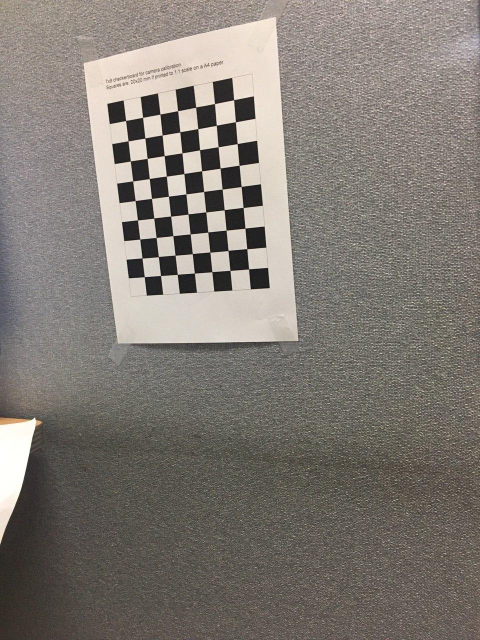
#> input picture samples/photo/photo_2020-02-17_18-27-23.jpg, 960 x 1280 px (shown at 1/2 size); its folder holds only this picture in this run
$ python main.py
#> lines starting #> are read from the running program, lines starting #| are printed output that depends on the picture; after the words box and inside, x2 and y2 are one past the last pixel; in counts of white or black regions, pixels touching at a corner belong together; long printed decimals are rounded
import numpy as np
import cv2
import os
import time

# termination criteria
criteria = (cv2.TERM_CRITERIA_EPS + cv2.TERM_CRITERIA_MAX_ITER, 30, 0.001)

# prepare object points, like (0,0,0), (1,0,0), (2,0,0) ....,(6,5,0)
objp = np.zeros((9 * 7, 3), np.float32)
objp[:, :2] = np.mgrid[0:9, 0:7].T.reshape(-1, 2)

# Arrays to store object points and image points from all the images.
objpoints = []  # 3d point in real world space
imgpoints = []  # 2d points in image plane.

# squear

DIR_INPUT = 'samples/photo'

# input image in order calibration
PATH = os.path.join(os.getcwd(), DIR_INPUT)

images = os.listdir(PATH)
img = cv2.imread(os.path.join(PATH, images[0]))
#> img is the input picture: shape (1280, 960, 3); mean B, G, R 116, 122.2, 128.3
# get shape of image
W, H, _ = img.shape
#> W = 1280; H = 960
# W, H = 320 * 2, 240 * 2
for fname in images:
    img = cv2.imread(os.path.join(PATH, fname))
    img = cv2.resize(img, (H // 2, W // 2))
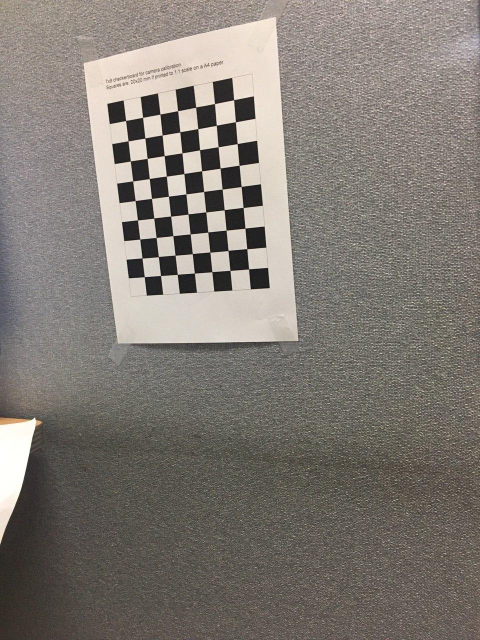
#> img: shape (640, 480, 3); mean B, G, R 116.1, 122.3, 128.4
    gray = cv2.cvtColor(img, cv2.COLOR_BGR2GRAY)

    # Find the chess board corners
    ret, corners = cv2.findChessboardCorners(gray, (9, 7), None)
#> ret = True; corners = 63 rows, first 8: [233.6, 99.67], [235.5, 121.7], [237.2, 143.6], [239.1, 165.4], [241.2, 186.5], [243.1, 207.5], [244.8, 228.2], [246.8, 248.6]
    # If found, add object points, image points (after refining them)
    if ret == True:
        objpoints.append(objp)

        corners2 = cv2.cornerSubPix(gray, corners, (11, 11), (-1, -1), criteria)
#> corners2 = 63 rows, first 8: [233.6, 99.7], [235.4, 121.7], [237.2, 143.6], [239.1, 165.3], [241.2, 186.5], [243.1, 207.5], [244.9, 228.2], [246.8, 248.7]
        imgpoints.append(corners2)

        # Draw and display the corners
        img = cv2.drawChessboardCorners(img, (9, 7), corners2, ret)
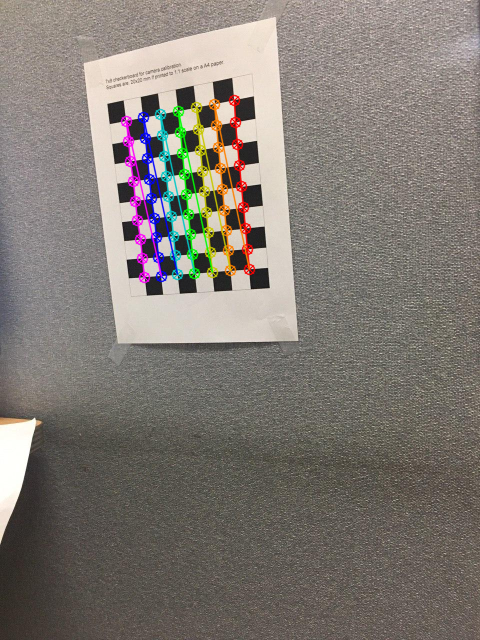
#> img: shape (640, 480, 3); 3.5% of pixels changed, all inside (x1, y1, x2, y2) = (120, 94, 256, 284)
        cv2.imshow('img', img)
        cv2.waitKey(0)
        # time.sleep(3)

cv2.destroyAllWindows()
print(img.shape)
#| (640, 480, 3)

# Calibration
ret, mtx, dist, rvecs, tvecs = cv2.calibrateCamera(objpoints, imgpoints, gray.shape[::-1], None, None)
#> ret = 0.106; mtx = [[396.6, 0, 300.1], [0, 394.9, 291.5], [0, 0, 1]]; dist = [[0.00836, -0.0824, -0.0169, 0.0146, 0.172]]; rvecs = ([0.242, 0.106, 1.49],); tvecs = ([-3.23, -9.07, 19.04],)
print(dist)
#| [[ 0.00836 -0.08244 -0.01689  0.01464  0.172]]
print(mtx)
#| [[396.551   0.         300.090]
#|  [  0.         394.904 291.474]
#|  [  0.           0.           1.        ]]

#  320 * 2, 240 * 2

# dist = [[-0.02357899  0.32398194 -0.01049933  0.00349942 -0.2899601 ]]
# mtx =[[551.35925517   0.         248.33988363]
#  [  0.         551.84937767 309.15983624]
#  [  0.           0.           1.        ]]


# 0.35788135489015593

$ run again, on samples/photo/photo_2020-02-17_18-27-48.jpg
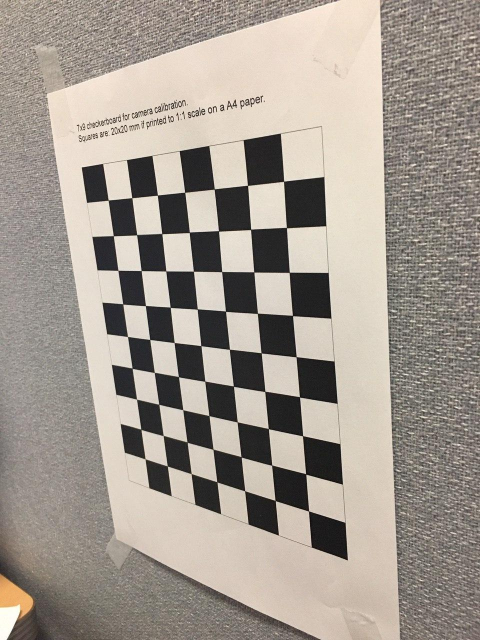
#> input picture samples/photo/photo_2020-02-17_18-27-48.jpg, 960 x 1280 px (shown at 1/2 size)
#> img is the input picture: shape (1280, 960, 3); mean B, G, R 144.3, 153.5, 162.1
#> `img = cv2.resize(img, (H // 2, W // 2))`:
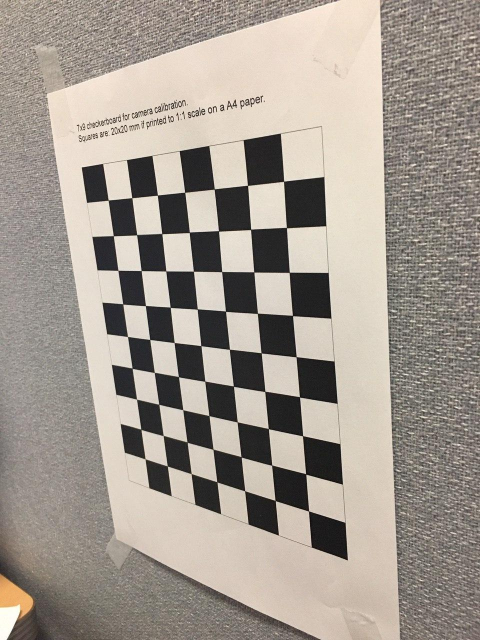
#> img: shape (640, 480, 3); mean B, G, R 144.4, 153.7, 162.2
#> `ret, corners = cv2.findChessboardCorners(gray, (9, 7), None)`: ret = True; corners = 63 rows, first 8: [283.8, 181.2], [286.5, 227.7], [289.4, 272.3], [292.5, 315.5], [296.3, 356.6], [299.5, 396.9], [302.6, 435.6], [305.6, 474]
#> corners2 = 63 rows, first 8: [283.6, 181.3], [286.4, 227.6], [289.2, 272.4], [292.5, 315.5], [296.1, 356.7], [299.5, 396.9], [302.6, 435.7], [305.7, 473.9]
#> `img = cv2.drawChessboardCorners(img, (9, 7), corners2, ret)`:
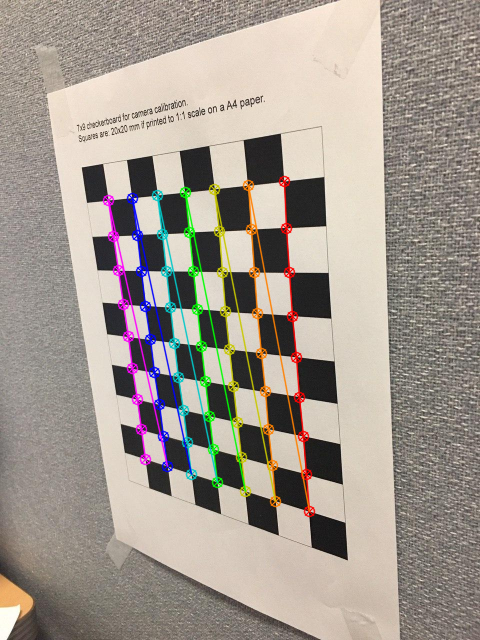
#> img: shape (640, 480, 3); 5.2% of pixels changed, all inside (x1, y1, x2, y2) = (102, 175, 316, 518)
#| (640, 480, 3)
#> `ret, mtx, dist, rvecs, tvecs = cv2.calibrateCamera(objpoints, imgpoint..`: ret = 0.284; mtx = [[633.4, 0, 268.5], [0, 596.4, 332.6], [0, 0, 1]]; dist = [[-0.0211, 0.127, -0.0105, 0.0241, 3.98]]; rvecs = ([0.719, 0.357, 1.49],); tvecs = ([0.291, -3.32, 13.21],)
#| [[-0.02111  0.1267 -0.01049  0.0241   3.980]]
#| [[633.421   0.         268.549]
#|  [  0.         596.434 332.600]
#|  [  0.           0.           1.        ]]

$ run again, on samples/photo/photo_2020-02-17_18-27-52.jpg
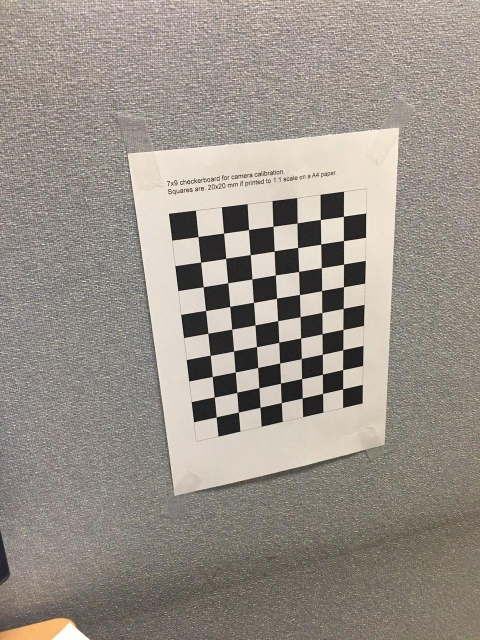
#> input picture samples/photo/photo_2020-02-17_18-27-52.jpg, 960 x 1280 px (shown at 1/2 size)
#> img is the input picture: shape (1280, 960, 3); mean B, G, R 136.5, 144.7, 152.2
#> `img = cv2.resize(img, (H // 2, W // 2))`:
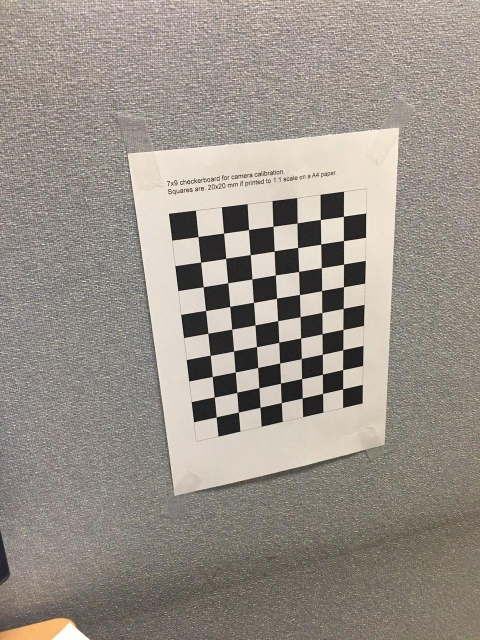
#> img: shape (640, 480, 3); mean B, G, R 136.7, 144.8, 152.3
#> `ret, corners = cv2.findChessboardCorners(gray, (9, 7), None)`: ret = True; corners = 63 rows, first 8: [343.4, 216.3], [343.5, 240.5], [343.5, 264.1], [343.5, 286.6], [343.3, 308.4], [342.9, 329.5], [342.6, 349.7], [342.6, 369.6]
#> corners2 = 63 rows, first 8: [343.4, 216.3], [343.5, 240.6], [343.5, 264.1], [343.5, 286.7], [343.2, 308.4], [342.9, 329.4], [342.7, 349.7], [342.6, 369.6]
#> `img = cv2.drawChessboardCorners(img, (9, 7), corners2, ret)`:
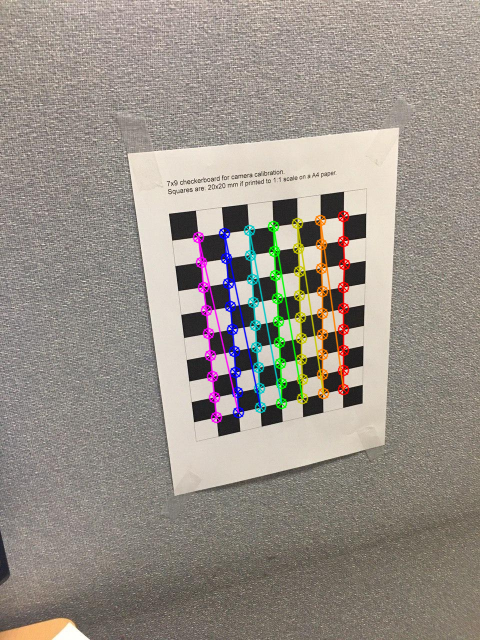
#> img: shape (640, 480, 3); 3.72% of pixels changed, all inside (x1, y1, x2, y2) = (192, 210, 351, 424)
#| (640, 480, 3)
#> `ret, mtx, dist, rvecs, tvecs = cv2.calibrateCamera(objpoints, imgpoint..`: ret = 0.136; mtx = [[410.3, 0, 125], [0, 367.4, 355], [0, 0, 1]]; dist = [[-0.0576, 0.051, -0.0168, 0.00296, -0.000415]]; rvecs = ([0.0424, -0.327, 1.39],); tvecs = ([8.45, -5.89, 15.91],)
#| [[-0.0576  0.05096   -0.01679  0.002958 -0.0004145]]
#| [[410.269   0.         125.004]
#|  [  0.         367.386 355.004]
#|  [  0.           0.           1.        ]]

$ run again, on samples/photo/photo_2020-02-17_18-27-55.jpg
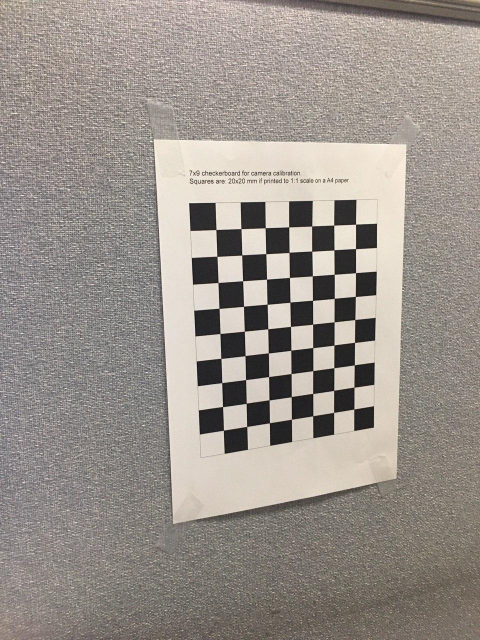
#> input picture samples/photo/photo_2020-02-17_18-27-55.jpg, 960 x 1280 px (shown at 1/2 size)
#> img is the input picture: shape (1280, 960, 3); mean B, G, R 140.1, 146.6, 153.9
#> `img = cv2.resize(img, (H // 2, W // 2))`:
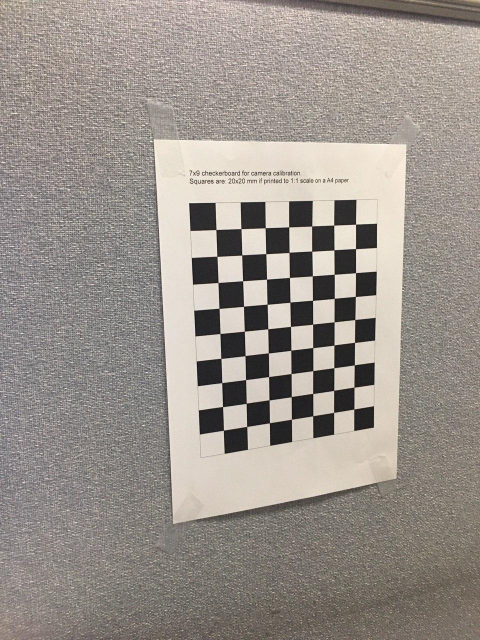
#> img: shape (640, 480, 3); mean B, G, R 140.3, 146.7, 154.1
#> `ret, corners = cv2.findChessboardCorners(gray, (9, 7), None)`: ret = True; corners = 63 rows, first 8: [355.5, 224.2], [355.5, 248.6], [355.5, 272.6], [355.4, 296.5], [354.7, 319.5], [354.5, 342.4], [354.3, 364.9], [354, 387.3]
#> corners2 = 63 rows, first 8: [355.5, 224.2], [355.5, 248.6], [355.5, 272.7], [355.4, 296.4], [354.7, 319.5], [354.5, 342.4], [354.3, 364.8], [353.9, 387.2]
#> `img = cv2.drawChessboardCorners(img, (9, 7), corners2, ret)`:
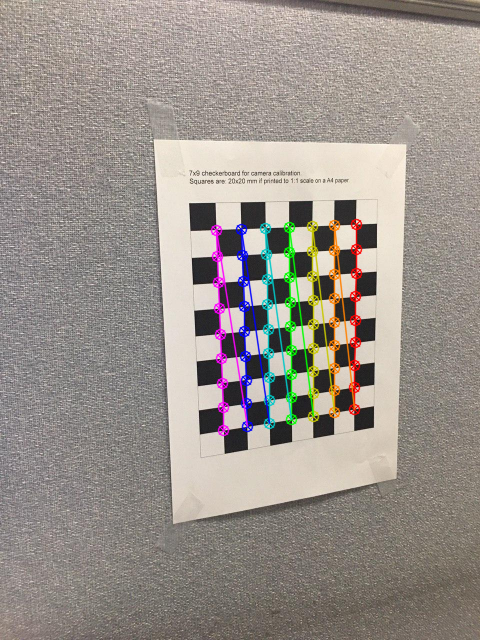
#> img: shape (640, 480, 3); 3.9% of pixels changed, all inside (x1, y1, x2, y2) = (210, 218, 363, 437)
#| (640, 480, 3)
#> `ret, mtx, dist, rvecs, tvecs = cv2.calibrateCamera(objpoints, imgpoint..`: ret = 0.156; mtx = [[586.3, 0, 260.7], [0, 596.6, 310.1], [0, 0, 1]]; dist = [[0.119, -4.99, -0.0078, -0.0198, 59.07]]; rvecs = ([-0.108, -0.396, 1.5],); tvecs = ([3.97, -3.51, 24.37],)
#| [[ 1.18982726e-01 -4.98860655e+00 -7.79572500e-03 -1.98308149e-02
#|    5.90667234e+01]]
#| [[586.268   0.         260.697]
#|  [  0.         596.599 310.057]
#|  [  0.           0.           1.        ]]

$ run again, on samples/photo/photo_2020-02-17_18-27-36.jpg
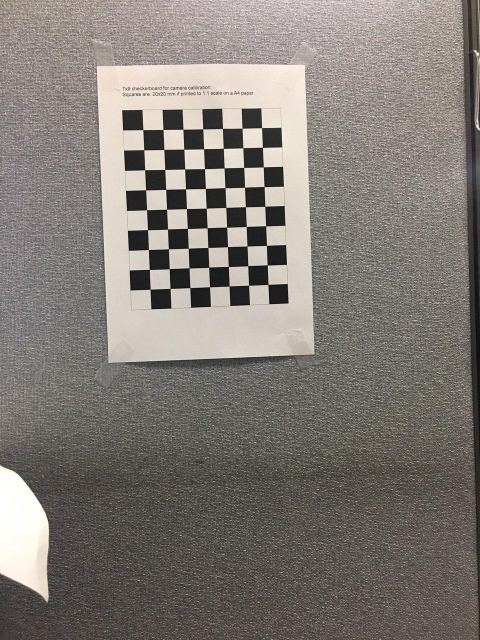
#> input picture samples/photo/photo_2020-02-17_18-27-36.jpg, 960 x 1280 px (shown at 1/2 size)
#> img is the input picture: shape (1280, 960, 3); mean B, G, R 117.8, 123.3, 129.2
#> `img = cv2.resize(img, (H // 2, W // 2))`:
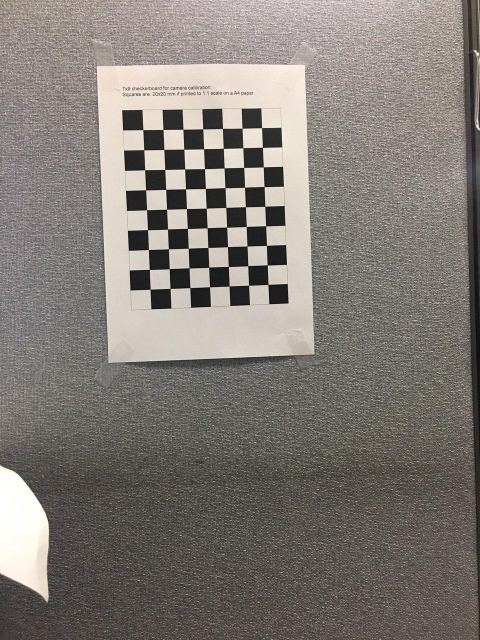
#> img: shape (640, 480, 3); mean B, G, R 118, 123.4, 129.3
#> `ret, corners = cv2.findChessboardCorners(gray, (9, 7), None)`: ret = True; corners = 63 rows, first 8: [150.2, 289.3], [149.3, 269.5], [148.5, 249.6], [147.5, 229.6], [146.5, 209.7], [145.6, 189.8], [144.6, 169.7], [143.7, 149.7]
#> corners2 = 63 rows, first 8: [150.2, 289.3], [149.3, 269.4], [148.4, 249.6], [147.5, 229.6], [146.6, 209.7], [145.6, 189.8], [144.6, 169.7], [143.7, 149.7]
#> `img = cv2.drawChessboardCorners(img, (9, 7), corners2, ret)`:
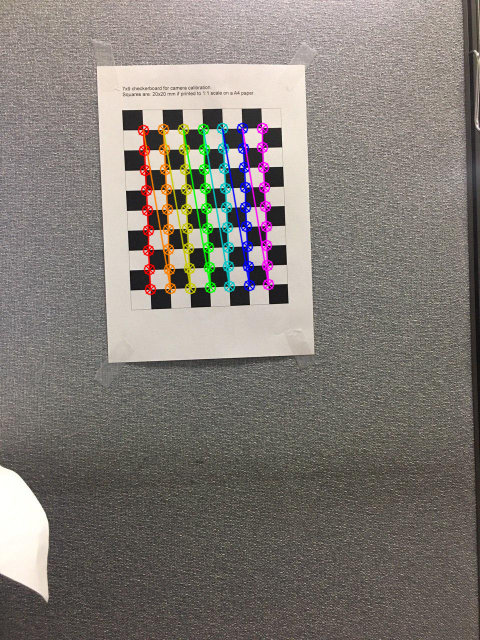
#> img: shape (640, 480, 3); 3.45% of pixels changed, all inside (x1, y1, x2, y2) = (137, 122, 275, 296)
#| (640, 480, 3)
#> `ret, mtx, dist, rvecs, tvecs = cv2.calibrateCamera(objpoints, imgpoint..`: ret = 0.111; mtx = [[895.2, 0, 198.9], [0, 890.5, 293.8], [0, 0, 1]]; dist = [[0.958, -23.16, 0.0236, -0.0089, 261.6]]; rvecs = ([0.0938, -0.0882, -1.61],); tvecs = ([-2.44, -0.23, 44.91],)
#| [[ 9.58018561e-01 -2.31637880e+01  2.36081109e-02 -8.90253706e-03
#|    2.61637859e+02]]
#| [[895.151   0.         198.907]
#|  [  0.         890.550 293.778]
#|  [  0.           0.           1.        ]]
